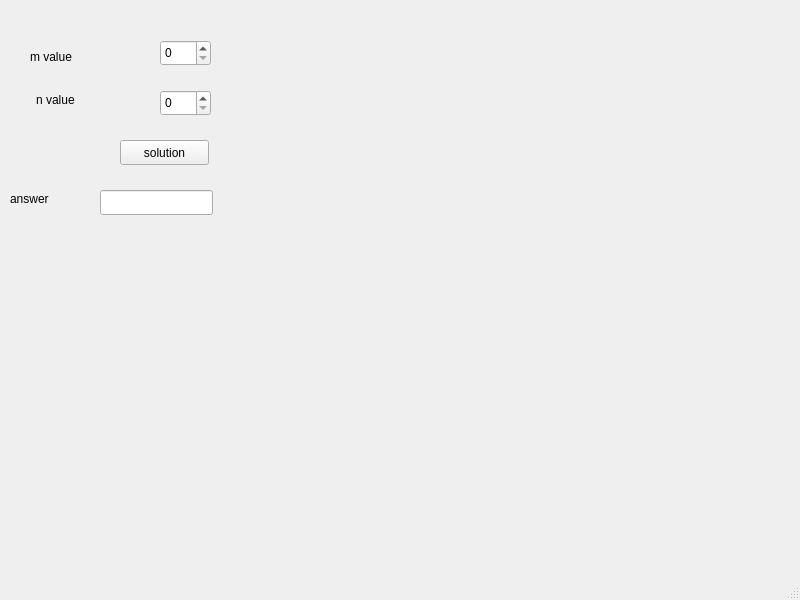
<?xml version="1.0" encoding="UTF-8"?>
<ui version="4.0">
 <class>MainWindow</class>
 <widget class="QMainWindow" name="MainWindow">
  <property name="geometry">
   <rect>
    <x>0</x>
    <y>0</y>
    <width>800</width>
    <height>600</height>
   </rect>
  </property>
  <property name="windowTitle">
   <string>MainWindow</string>
  </property>
  <widget class="QWidget" name="centralwidget">
   <widget class="QSpinBox" name="mValue">
    <property name="geometry">
     <rect>
      <x>160</x>
      <y>40</y>
      <width>51</width>
      <height>26</height>
     </rect>
    </property>
   </widget>
   <widget class="QSpinBox" name="nValue">
    <property name="geometry">
     <rect>
      <x>160</x>
      <y>90</y>
      <width>51</width>
      <height>26</height>
     </rect>
    </property>
   </widget>
   <widget class="QLabel" name="label">
    <property name="geometry">
     <rect>
      <x>30</x>
      <y>46</y>
      <width>81</width>
      <height>21</height>
     </rect>
    </property>
    <property name="text">
     <string>m value</string>
    </property>
   </widget>
   <widget class="QLabel" name="label_2">
    <property name="geometry">
     <rect>
      <x>36</x>
      <y>90</y>
      <width>71</width>
      <height>20</height>
     </rect>
    </property>
    <property name="text">
     <string>n value</string>
    </property>
   </widget>
   <widget class="QPushButton" name="SolutionButton">
    <property name="geometry">
     <rect>
      <x>120</x>
      <y>140</y>
      <width>89</width>
      <height>25</height>
     </rect>
    </property>
    <property name="text">
     <string>solution</string>
    </property>
   </widget>
   <widget class="QLineEdit" name="AnswerLine">
    <property name="geometry">
     <rect>
      <x>100</x>
      <y>190</y>
      <width>113</width>
      <height>25</height>
     </rect>
    </property>
   </widget>
   <widget class="QLabel" name="label_3">
    <property name="geometry">
     <rect>
      <x>10</x>
      <y>190</y>
      <width>67</width>
      <height>17</height>
     </rect>
    </property>
    <property name="text">
     <string>answer</string>
    </property>
   </widget>
  </widget>
  <widget class="QMenuBar" name="menubar">
   <property name="geometry">
    <rect>
     <x>0</x>
     <y>0</y>
     <width>800</width>
     <height>22</height>
    </rect>
   </property>
  </widget>
  <widget class="QStatusBar" name="statusbar"/>
 </widget>
 <resources/>
 <connections/>
</ui>
